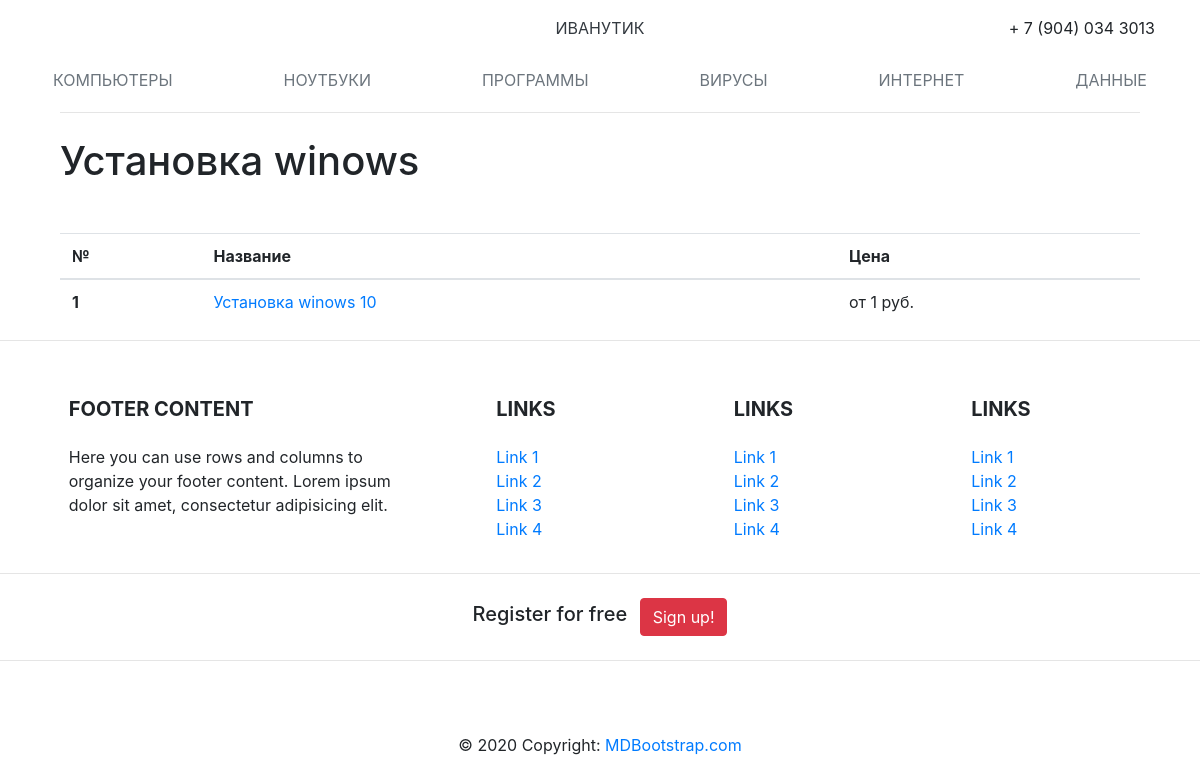
The page /ustanovka-winows/ on the database as committed earlier.
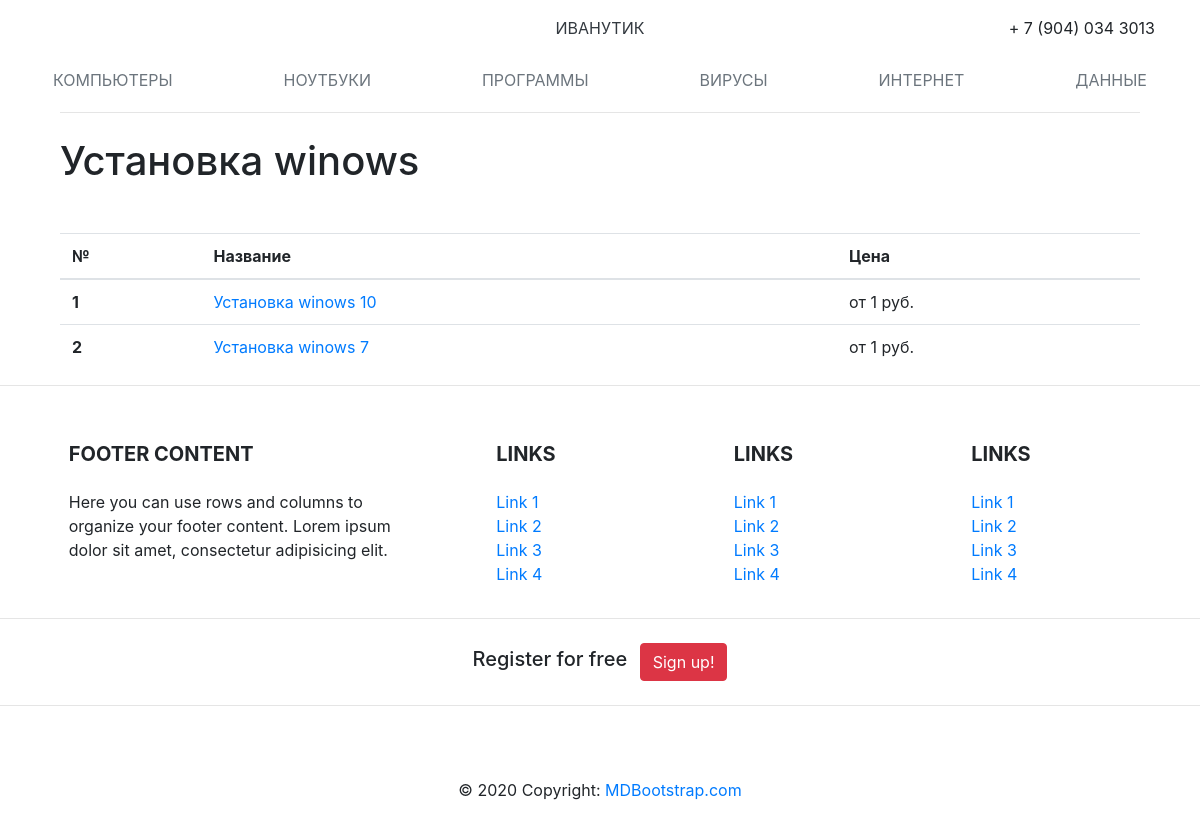
The same page on the database as committed later.
### uslugi/models.py (models this page shows, shortened)
class Category(models.Model):
    slug = models.SlugField(max_length=70, unique=True, verbose_name = 'url')
    title = models.CharField(max_length=150, verbose_name = 'Название')
    content = models.TextField(null=True, blank=True, verbose_name ='Описание', default=None)
    image = models.ImageField(verbose_name = 'Изображение', null = True, upload_to = 'images/', blank = 'null')
    published = models.BooleanField()
    sorting = models.IntegerField(max_length=1, verbose_name='Сортировка', default='1', null = True)
    class Meta:
        db_table = ''
        managed = True
        verbose_name = 'Категория'
        verbose_name_plural = 'Категории'

class Uslusgi(models.Model):
    slug = models.SlugField(max_length=70, unique=True, verbose_name = 'url', null=True, blank=True )
    title = models.CharField(max_length=150, verbose_name = 'Название')
    content = models.TextField(null=True, blank=True, verbose_name ='Описание', default=None)
    published = models.BooleanField(verbose_name = 'Публикация', default='False')
    price = models.IntegerField(verbose_name = 'Цена', default='1')
    image = models.ImageField(verbose_name = 'Изображение', null = True, upload_to = 'images/' )
    parent_category = models.ForeignKey(Category, verbose_name='Главная категория', on_delete=models.PROTECT, null = True, blank=True)
    similar_services = models.ManyToManyField('self', verbose_name='Похожие услуги', null = True,  blank=True)
    sorting = models.IntegerField(max_length=1, verbose_name='Сортировка', default='1', null = True)
    class Meta:
        db_table = ''
        managed = True
        verbose_name = 'Услуга'
        verbose_name_plural = 'Услуги'

### uslugi/views.py (the view)
# urls.py: path('<slug:slug>/', views.view_category, name='category'),
def view_category(request,slug ):
    category = Category.objects.get(slug = slug)
    uslugies = category.uslusgi_set.all()
    return render(request, 'uslugi/category.html', {'category':category, 'uslugies':uslugies})

### uslugi/templates/uslugi/category.html (shortened to what this page needs)
{% extends 'base.html' %}
{% block content %}
          <h1> {{category.title}} </h1>
<table class="table mt-5">
  <thead>
    <tr>
      <th scope="col">№</th>
      <th scope="col">Название</th>
      <th scope="col">Цена</th>
    </tr>
  </thead>
  <tbody>
          {% for usl in uslugies %}
          <tr>
              <th scope="row">{{forloop.counter}}</th>
              <td> <a href= {% url 'uslugi:uslugi' category.slug usl.slug %}> {{usl.title}} </a></td>
              <td>от {{ usl.price }} руб.</td>
              <tr>
          {% endfor %}
  </tbody>
</table>
{% endblock %}

### uslugi/templates/base.html (shortened to what this page needs)
<html lang="en">
  <head>
{% load static %}
  <link href="{% static "bootstrap/css/bootstrap.min.css" %}" rel="stylesheet">
  </head>
  <body>
    <div class="container">
    <header class="blog-header py-3">
        <div class="row flex-nowrap justify-content-between align-items-center">
          <div class="col-4 pt-1">
          </div>
          <div class="col-4 text-center">
            <a class="blog-header-logo text-dark" href="/">ИВАНУТИК</a>
          </div>
          <div class="col-4 d-flex justify-content-end align-items-center">
            + 7 (904) 034 3013</p>
          </div>
        </div>
      </header>
<div class="nav-scroller py-1 mb-2">
        <nav class="nav d-flex justify-content-between">
          <a class="p-2 text-muted" href="#">КОМПЬЮТЕРЫ</a>
          <a class="p-2 text-muted" href="#">НОУТБУКИ</a>
          <a class="p-2 text-muted" href="#">ПРОГРАММЫ</a>
          <a class="p-2 text-muted" href="#">ВИРУСЫ</a>
          <a class="p-2 text-muted" href="#">ИНТЕРНЕТ</a>
          <a class="p-2 text-muted" href="#">ДАННЫЕ</a>
        </nav>
</div>
      <div class="">
        <div class="col">
          <hr class="mt-0 mb-4">
          {% block content %}
          {% endblock %}
        </div>
      </div>
    </div>
  </body>
<hr>
<footer class="page-footer font-small stylish-color-dark pt-4">
  <div class="container text-center text-md-left">
    <div class="row">
      <div class="col-md-4 mx-auto">
        <h5 class="font-weight-bold text-uppercase mt-3 mb-4">Footer Content</h5>
        <p>Here you can use rows and columns to organize your footer content. Lorem ipsum dolor sit amet,
          consectetur
          adipisicing elit.</p>
      </div>
      <div class="col-md-2 mx-auto">
        <h5 class="font-weight-bold text-uppercase mt-3 mb-4">Links</h5>
        <ul class="list-unstyled">
          <li>
            <a href="#!">Link 1</a>
          </li>
          <li>
            <a href="#!">Link 2</a>
          </li>
          <li>
            <a href="#!">Link 3</a>
          </li>
          <li>
            <a href="#!">Link 4</a>
          </li>
        </ul>
      </div>
      <div class="col-md-2 mx-auto">
        <h5 class="font-weight-bold text-uppercase mt-3 mb-4">Links</h5>
        <ul class="list-unstyled">
          <li>
            <a href="#!">Link 1</a>
          </li>
          <li>
            <a href="#!">Link 2</a>
          </li>
          <li>
            <a href="#!">Link 3</a>
          </li>
          <li>
            <a href="#!">Link 4</a>
          </li>
        </ul>
      </div>
      <div class="col-md-2 mx-auto">
        <h5 class="font-weight-bold text-uppercase mt-3 mb-4">Links</h5>
        <ul class="list-unstyled">
          <li>
            <a href="#!">Link 1</a>
          </li>
          <li>
            <a href="#!">Link 2</a>
          </li>
          <li>
            <a href="#!">Link 3</a>
          </li>
          <li>
            <a href="#!">Link 4</a>
          </li>
        </ul>
      </div>
    </div>
  </div>
  <hr>
  <ul class="list-unstyled list-inline text-center py-2">
    <li class="list-inline-item">
      <h5 class="mb-1">Register for free</h5>
    </li>
    <li class="list-inline-item">
      <a href="#!" class="btn btn-danger btn-rounded">Sign up!</a>
    </li>
  </ul>
  <hr>
  <ul class="list-unstyled list-inline text-center">
  </ul>
  <div class="footer-copyright text-center py-3">© 2020 Copyright:
    <a href="https://mdbootstrap.com/"> MDBootstrap.com</a>
  </div>
</footer>
</html>

Rows that differ between the two databases and show on the page:
added Uslusgi: title "Установка winows 7", price "1"
